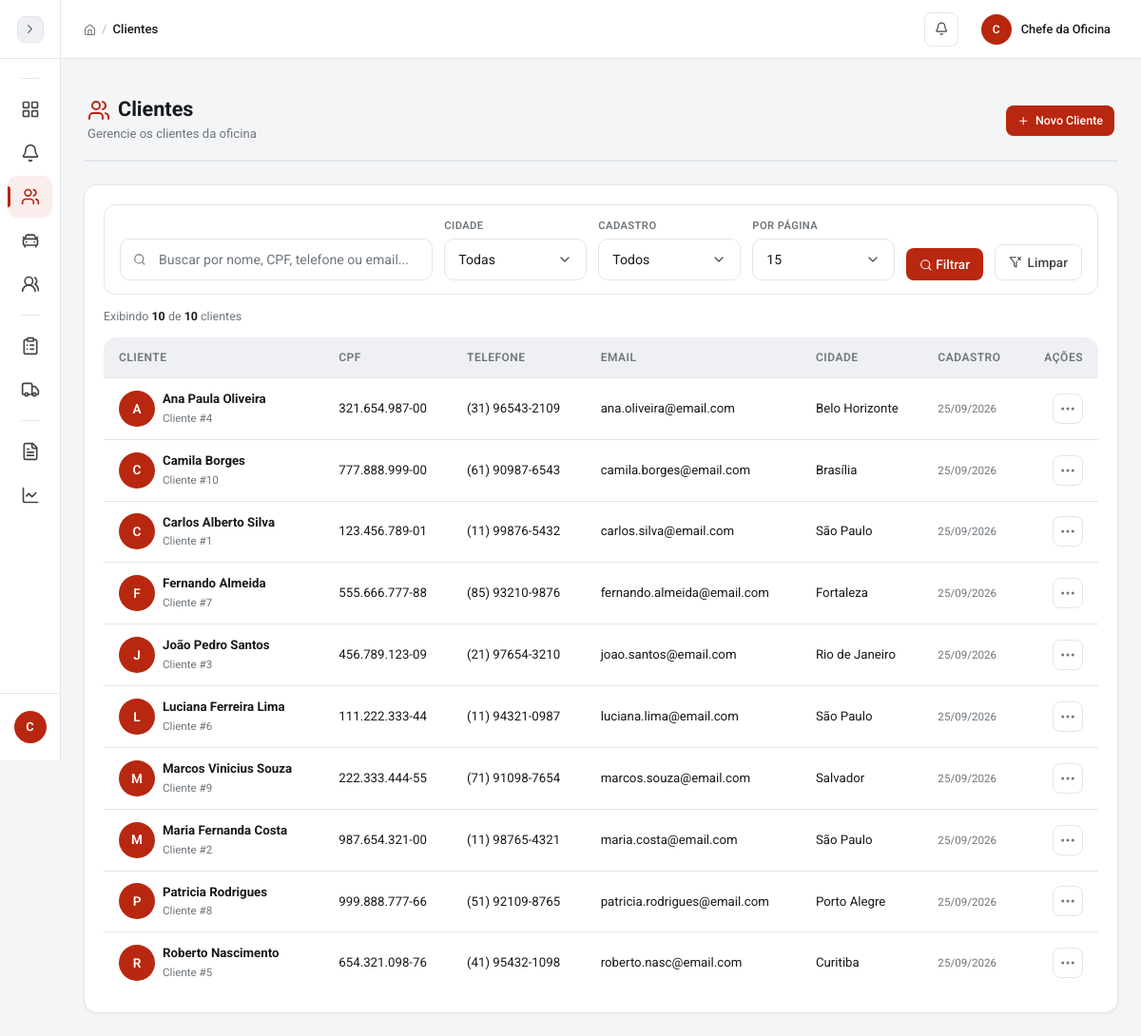
The app's page /pages/clientes/listar.php (signed in) with its own data.
### tables this page shows
CREATE TABLE clientes (
  id INT AUTO_INCREMENT PRIMARY KEY,
  nome VARCHAR(120) NOT NULL,
  cpf VARCHAR(14) UNIQUE,
  telefone VARCHAR(20),
  email VARCHAR(120),
  endereco VARCHAR(255),
  cidade VARCHAR(80),
  observacoes TEXT,
  ativo TINYINT(1) NOT NULL DEFAULT 1,
  data_cadastro TIMESTAMP DEFAULT CURRENT_TIMESTAMP,
  data_atualizacao TIMESTAMP DEFAULT CURRENT_TIMESTAMP ON UPDATE CURRENT_TIMESTAMP
);

### config/conexao.php (called while the page is built, shortened)
<?php
function limpar($dado) {
    return trim((string) $dado);
}
function esc($dado) {
    return htmlspecialchars((string) $dado, ENT_QUOTES, 'UTF-8');
}
?>

### pages/clientes/listar.php (the view, shortened to what this page needs)
<?php
require_once __DIR__ . '/../../config/conexao.php';
require_once __DIR__ . '/../../includes/paginacao.php';
$busca = limpar($_GET['busca'] ?? '');
$cidade = limpar($_GET['cidade'] ?? '');
$periodo = $_GET['periodo'] ?? '';
$condicoes = [];
$params = [];
$where = $condicoes ? 'WHERE ' . implode(' AND ', $condicoes) : '';
$por_pagina = por_pagina_atual();
$pagina = pagina_atual();
$st = $conn->prepare("SELECT COUNT(*) FROM clientes $where");
$st->execute($params);
$total = (int) $st->fetchColumn();
[$pagina, $offset, $total_paginas] = paginacao_calcular($total, $por_pagina, $pagina);
$st = $conn->prepare("SELECT * FROM clientes $where ORDER BY nome LIMIT :limite OFFSET :offset");
$st->bindValue(':limite', $por_pagina, PDO::PARAM_INT);
$st->bindValue(':offset', $offset, PDO::PARAM_INT);
$st->execute();
$clientes = $st->fetchAll();
$tem_filtro = $busca !== '' || $cidade !== '' || $periodo !== '';
require_once __DIR__ . '/../../includes/header.php';
?>
<div class="page-header">
    <div>
        <h1><i data-lucide="users" class="text-primary me-2"></i>Clientes</h1>
        <span class="page-subtitle">Gerencie os clientes da oficina</span>
    </div>
    <a href="cadastrar.php" class="btn btn-primary btn-icon">
        <i data-lucide="plus"></i> Novo Cliente
    </a>
</div>
<div class="card">
    <div class="card-body">
        <form class="filter-bar" method="get" action="listar.php">
            <div class="filter-search">
                <i data-lucide="search" class="search-icon"></i>
                <input type="text" class="form-control" name="busca" value="<?php echo esc($busca); ?>" placeholder="Buscar por nome, CPF, telefone ou email...">
            </div>
            <div class="filter-group">
                <label for="filtroCidade">Cidade</label>
                <select class="form-select" id="filtroCidade" name="cidade" onchange="this.form.submit()">
                    <option value="">Todas</option>
                </select>
            </div>
            <div class="filter-group">
                <label for="filtroPeriodo">Cadastro</label>
                <select class="form-select" id="filtroPeriodo" name="periodo" onchange="this.form.submit()">
                    <option value="">Todos</option>
                </select>
            </div>
            <div class="filter-group">
                <label for="filtroPorPagina">Por página</label>
                <select class="form-select" id="filtroPorPagina" name="por_pagina" onchange="this.form.submit()">
                    <?php echo opcoes_por_pagina($por_pagina); ?>
                </select>
            </div>
            <button class="btn btn-primary" type="submit"><i data-lucide="search"></i> Filtrar</button>
            <a class="btn btn-outline-secondary btn-reset-filters" href="listar.php"><i data-lucide="filter-x"></i> Limpar</a>
        </form>
        <div class="filter-results-info">
            <span>Exibindo <strong><?php echo count($clientes); ?></strong> de <strong><?php echo $total; ?></strong> clientes<?php echo $tem_filtro ? ' (filtrados)' : ''; ?></span>
        </div>
        <div class="table-responsive">
            <table class="table table-hover align-middle responsive-card">
                <thead>
                    <tr>
                        <th>Cliente</th>
                        <th>CPF</th>
                        <th>Telefone</th>
                        <th>Email</th>
                        <th>Cidade</th>
                        <th>Cadastro</th>
                        <th class="actions-cell">Ações</th>
                    </tr>
                </thead>
                <tbody>
                    <?php if (count($clientes) > 0): foreach ($clientes as $cliente): ?>
                    <tr>
                        <td data-label="Cliente">
                            <div class="d-flex align-items-center">
                                <div class="avatar-circle me-2">
                                    <?php echo esc(strtoupper(substr($cliente['nome'], 0, 1))); ?>
                                </div>
                                <div>
                                    <strong><?php echo esc($cliente['nome']); ?></strong>
                                    <br>
                                    <small class="text-muted">Cliente #<?php echo (int) $cliente['id']; ?></small>
                                </div>
                            </div>
                        </td>
                        <td data-label="CPF"><?php echo esc($cliente['cpf']); ?></td>
                        <td data-label="Telefone"><?php echo esc($cliente['telefone']); ?></td>
                        <td data-label="Email"><?php echo esc($cliente['email']); ?></td>
                        <td data-label="Cidade"><?php echo esc($cliente['cidade'] ?: '-'); ?></td>
                        <td data-label="Cadastro">
                            <small class="text-muted"><?php echo date('d/m/Y', strtotime($cliente['data_cadastro'])); ?></small>
                        </td>
                        <td data-label="Ações" class="actions-cell">
                            <div class="dropdown table-dropdown">
                                <button class="table-dropdown-btn" type="button" data-bs-toggle="dropdown" aria-expanded="false" aria-label="Ações do cliente">
                                    <i data-lucide="more-horizontal"></i>
                                </button>
                            </div>
                        </td>
                    </tr>
                    <?php endforeach; endif; ?>
                </tbody>
            </table>
        </div>
    </div>
</div>
<?php require_once __DIR__ . '/../../includes/footer.php'; ?>

### includes/header.php (style rules this page uses)
html.js body { opacity:0;transition:opacity .25s ease }

### records on screen
clientes: nome "A", nome "Ana Paula Oliveira", id "4", cpf "321.654.987-00", telefone "(31) 96543-2109", email "ana.oliveira@email.com", cidade "Belo Horizonte", data_cadastro "25/09/2026"
clientes: nome "C", nome "Camila Borges", id "10", cpf "777.888.999-00", telefone "(61) 90987-6543", email "camila.borges@email.com", cidade "Brasília", data_cadastro "25/09/2026"
clientes: nome "C", nome "Carlos Alberto Silva", id "1", cpf "123.456.789-01", telefone "(11) 99876-5432", email "carlos.silva@email.com", cidade "São Paulo", data_cadastro "25/09/2026"
clientes: nome "F", nome "Fernando Almeida", id "7", cpf "555.666.777-88", telefone "(85) 93210-9876", email "fernando.almeida@email.com", cidade "Fortaleza", data_cadastro "25/09/2026"
clientes: nome "J", nome "João Pedro Santos", id "3", cpf "456.789.123-09", telefone "(21) 97654-3210", email "joao.santos@email.com", cidade "Rio de Janeiro", data_cadastro "25/09/2026"
clientes: nome "L", nome "Luciana Ferreira Lima", id "6", cpf "111.222.333-44", telefone "(11) 94321-0987", email "luciana.lima@email.com", cidade "São Paulo", data_cadastro "25/09/2026"
clientes: nome "M", nome "Marcos Vinicius Souza", id "9", cpf "222.333.444-55", telefone "(71) 91098-7654", email "marcos.souza@email.com", cidade "Salvador", data_cadastro "25/09/2026"
clientes: nome "M", nome "Maria Fernanda Costa", id "2", cpf "987.654.321-00", telefone "(11) 98765-4321", email "maria.costa@email.com", cidade "São Paulo", data_cadastro "25/09/2026"
clientes: nome "P", nome "Patricia Rodrigues", id "8", cpf "999.888.777-66", telefone "(51) 92109-8765", email "patricia.rodrigues@email.com", cidade "Porto Alegre", data_cadastro "25/09/2026"
clientes: nome "R", nome "Roberto Nascimento", id "5", cpf "654.321.098-76", telefone "(41) 95432-1098", email "roberto.nasc@email.com", cidade "Curitiba", data_cadastro "25/09/2026"

### other values on screen
substr($nome_usuario, 0, 1) "C"
$titulo_pagina "Clientes"
substr($_SESSION['usuario_nome'] ?? 'U', 0, 1) "C"
$_SESSION['usuario_nome'] "Chefe da Oficina"
count($clientes) "10"
$total "10"
form field por_pagina "15"
